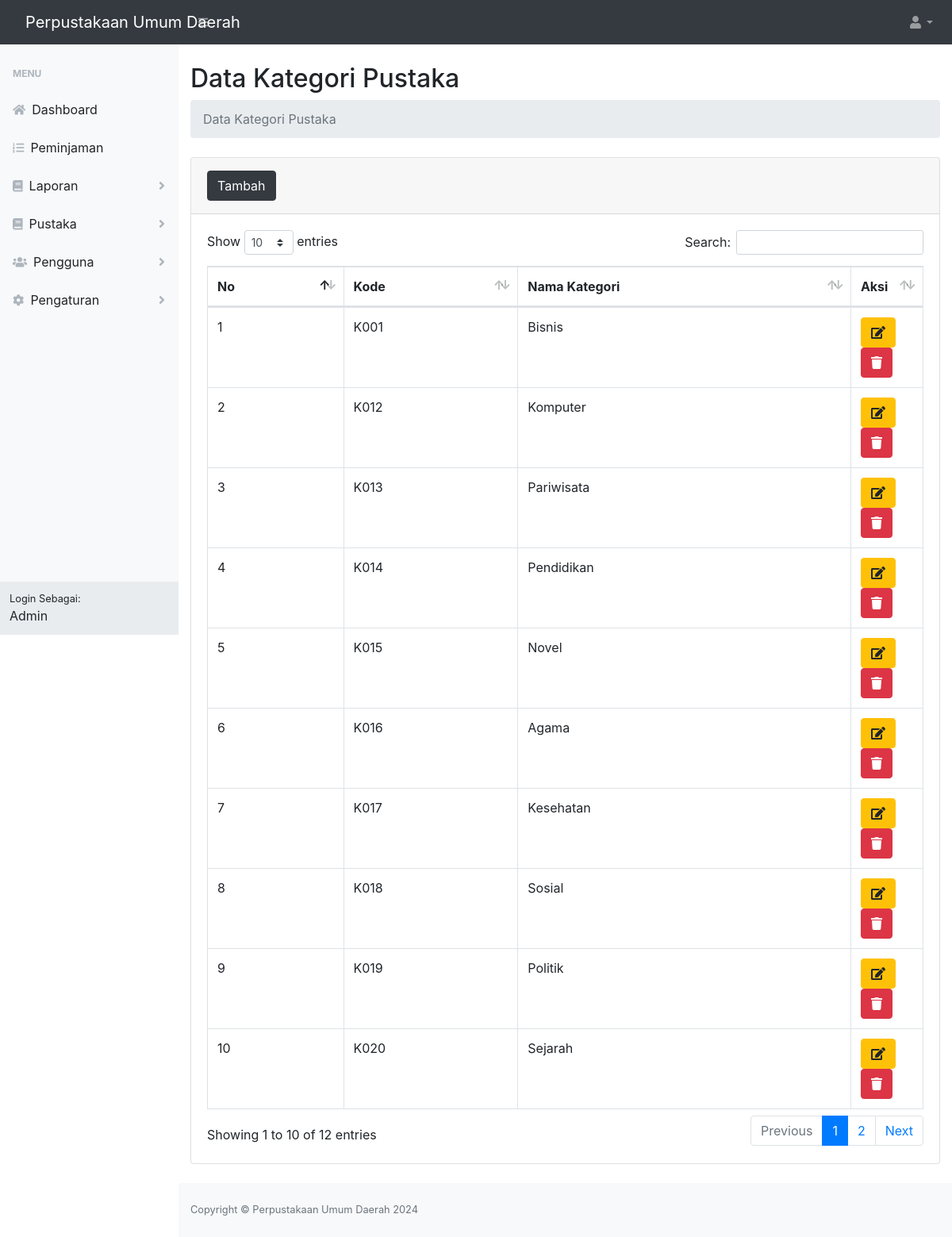
The page /dist/index.php?page=kategori (signed in) on the database its author committed.
### tables this page shows
CREATE TABLE `profil_aplikasi` (
  `id` int(11) NOT NULL,
  `nama_aplikasi` varchar(30) NOT NULL,
  `nama_pimpinan` varchar(100) NOT NULL,
  `alamat` varchar(100) NOT NULL,
  `no_telp` char(14) NOT NULL,
  `website` varchar(50) NOT NULL,
  `logo` varchar(100) NOT NULL
);

CREATE TABLE `kategori_pustaka` (
  `id_kategori_pustaka` int(11) NOT NULL,
  `kode_kategori_pustaka` varchar(10) NOT NULL,
  `nama_kategori_pustaka` varchar(50) NOT NULL,
  `gambar_kategori_pustaka` varchar(50) NOT NULL
);

### dist/pustaka/kategori/index.php (the view, shortened to what this page needs)
<main>
    <div class="container-fluid">
        <h2 class="mt-4">Data Kategori Pustaka</h2>
        <ol class="breadcrumb mb-4">
            <li class="breadcrumb-item active">Data Kategori Pustaka</li>
        </ol>
        <div class="card mb-4">
          <div class="card-header py-3">
            <button  class="btn-tambah btn btn-dark btn-icon-split"><span class="text">Tambah</span></button>
          </div>
            <div class="card-body">
                <div class="table-responsive">
                  <table class="table table-bordered" id="tabel_kategori" width="100%" cellspacing="0">
                      <thead>
                        <tr>
                          <th>No</th>
                          <th>Kode</th>
                          <th>Nama Kategori</th>
                          <th width="10%">Aksi</th>
                        </tr>
                      </thead>
                      <tbody>
                          <?php
                              include '../config/database.php';
                              $sql="select * from kategori_pustaka order by kode_kategori_pustaka asc";
                              $hasil=mysqli_query($kon,$sql);
                              $no=0;
                              while ($data = mysqli_fetch_array($hasil)):
                              $no++;
                          ?>
                          <tr>
                              <td><?php echo $no; ?></td>
                              <td><?php echo $data['kode_kategori_pustaka']; ?></td>
                              <td><?php echo $data['nama_kategori_pustaka']; ?></td>
                              <td>
                                  <button class="btn-edit btn btn-warning btn-circle" id_kategori_pustaka="<?php echo $data['id_kategori_pustaka']; ?>" kode_kategori_pustaka="<?php echo $data['kode_kategori_pustaka']; ?>"><i class="fas fa-edit"></i></button>
                                  <a href="pustaka/kategori/hapus-kategori.php?id_kategori_pustaka=<?php echo $data['id_kategori_pustaka']; ?>" class="btn-hapus btn btn-danger btn-circle" ><i class="fa fa-trash"></i></a>
                              </td>
                          </tr>
                          <?php endwhile; ?>
                      </tbody>
                    </table>
                </div>
            </div>
        </div>
    </div>
</main>

### dist/index.php (shortened to what this page needs)
<?php
  include '../config/database.php';
  $hasil=mysqli_query($kon,"select * from profil_aplikasi order by nama_aplikasi desc limit 1");
  $data = mysqli_fetch_array($hasil);
?>
<!DOCTYPE html>
<html lang="en">
    <head>
        <link href="../src/templates/css/styles.css" rel="stylesheet" />
        <link href="../src/plugin/bootstrap/css/bootstrap.min.css" rel="stylesheet" />
        <link href="../src/plugin/datatables/dataTables.bootstrap4.min.css" rel="stylesheet" />
    </head>
    <body class="sb-nav-fixed">
        <nav class="sb-topnav navbar navbar-expand navbar-dark bg-dark">
            <a class="navbar-brand" href="#"><?php  echo $data['nama_aplikasi'];?></a>
            <button class="btn btn-link btn-sm order-1 order-lg-0" id="sidebarToggle" href="#"><i class="fas fa-bars"></i></button>
            <ul class="navbar-nav ml-auto ml-md-0">
                <li class="nav-item dropdown">
                    <a class="nav-link dropdown-toggle" id="userDropdown" href="#" role="button" data-toggle="dropdown" aria-haspopup="true" aria-expanded="false"><i class="fas fa-user fa-fw"></i></a>
                </li>
            </ul>
        </nav>
        <div id="layoutSidenav">
            <div id="layoutSidenav_nav">
                <nav class="sb-sidenav accordion sb-sidenav-light" id="sidenavAccordion">
                    <div class="sb-sidenav-menu">
                    <?php
                        if ($_SESSION['level']=='Karyawan' or $_SESSION['level']=='karyawan'):
                    ?>
                        <div class="nav">
                            <div class="sb-sidenav-menu-heading">Menu</div>
                            <a class="nav-link" href="index.php?page=dashboard">
                                <div class="sb-nav-link-icon"><i class="fas fa-home"></i></div>
                                Dashboard
                            </a>
                            <a class="nav-link" href="index.php?page=daftar-peminjaman">
                                <div class="sb-nav-link-icon"><i class="fas fa-list-ol"></i></div>
                                Peminjaman
                            </a>
                            <a class="nav-link collapsed" href="#" data-toggle="collapse" data-target="#collapseLaporan" aria-expanded="false" aria-controls="collapseLayouts">
                                <div class="sb-nav-link-icon"><i class="fas fa-book"></i></div>
                                Laporan
                                <div class="sb-sidenav-collapse-arrow"><i class="fas fa-angle-down"></i></div>
                            </a>
                            <a class="nav-link collapsed" href="#" data-toggle="collapse" data-target="#collapsePustaka" aria-expanded="false" aria-controls="collapseLayouts">
                                <div class="sb-nav-link-icon"><i class="fas fa-book"></i></div>
                                Pustaka
                                <div class="sb-sidenav-collapse-arrow"><i class="fas fa-angle-down"></i></div>
                            </a>
                            <a class="nav-link collapsed" href="#" data-toggle="collapse" data-target="#collapsePengguna" aria-expanded="false" aria-controls="collapseLayouts">
                                <div class="sb-nav-link-icon"><i class="fas fa-users"></i></div>
                                Pengguna
                                <div class="sb-sidenav-collapse-arrow"><i class="fas fa-angle-down"></i></div>
                            </a>
                            <a class="nav-link collapsed" href="#" data-toggle="collapse" data-target="#collapsePengaturan" aria-expanded="false" aria-controls="collapseLayouts">
                                <div class="sb-nav-link-icon"><i class="fas fa-cog"></i></div>
                                Pengaturan
                                <div class="sb-sidenav-collapse-arrow"><i class="fas fa-angle-down"></i></div>
                            </a>
                        </div>
                        <?php endif; ?>
                    </div>
                    <div class="sb-sidenav-footer">
                        <div class="small">Login Sebagai:</div>
                        <?php
                            if ($_SESSION['level']=='Karyawan' or $_SESSION['level']=='karyawan'):
                                echo $_SESSION["nama_karyawan"];
                            endif;
                        ?>
                    </div>
                </nav>
            </div>
            <div id="layoutSidenav_content">
                <?php
                    if(isset($_GET['page'])){
                        $page = $_GET['page'];
                        switch ($page) {
                            case 'kategori':
                                include "pustaka/kategori/index.php";
                                break;
                        }
                    }
                ?>
                <footer class="py-4 bg-light mt-auto">
                    <div class="container-fluid">
                        <div class="d-flex align-items-center justify-content-between small">
                        <?php
                            include '../config/database.php';
                            $hasil=mysqli_query($kon,"select nama_aplikasi from profil_aplikasi order by nama_aplikasi desc limit 1");
                            $data = mysqli_fetch_array($hasil);
                        ?>
                        <div class="text-muted">Copyright &copy; <?php echo $data['nama_aplikasi'];?> <?php echo date('Y');?></div>
                        </div>
                    </div>
                </footer>
            </div>
        </div>
        <link href="../src/plugin/select2/select2.min.css" rel="stylesheet" />
        <link href="../src/js/jquery-ui/jquery-ui.css" rel="stylesheet" />
    </body>
</html>

### rows shown on the page
profil_aplikasi: nama_aplikasi "Perpustakaan Umum Daerah"
kategori_pustaka: kode_kategori_pustaka "K001", nama_kategori_pustaka "Bisnis"
kategori_pustaka: kode_kategori_pustaka "K012", nama_kategori_pustaka "Komputer"
kategori_pustaka: kode_kategori_pustaka "K013", nama_kategori_pustaka "Pariwisata"
kategori_pustaka: kode_kategori_pustaka "K014", nama_kategori_pustaka "Pendidikan"
kategori_pustaka: kode_kategori_pustaka "K015", nama_kategori_pustaka "Novel"
kategori_pustaka: kode_kategori_pustaka "K016", nama_kategori_pustaka "Agama"
kategori_pustaka: kode_kategori_pustaka "K017", nama_kategori_pustaka "Kesehatan"
kategori_pustaka: kode_kategori_pustaka "K018", nama_kategori_pustaka "Sosial"
kategori_pustaka: kode_kategori_pustaka "K019", nama_kategori_pustaka "Politik"
kategori_pustaka: kode_kategori_pustaka "K020", nama_kategori_pustaka "Sejarah"

### other values the page prints
$_SESSION["nama_karyawan"] "Admin"
